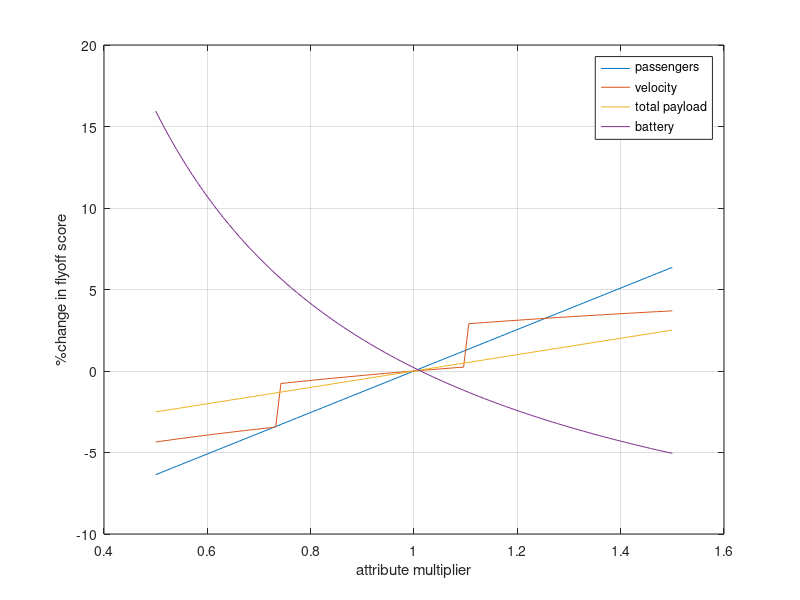

Write the MATLAB code that produced this figure.

scale = linspace(0.5,1.5);
max2 = 8/120;
max3 = 5*30/75;

%What variables should we change?
%velocity (ft/s), total payload capacity (lbs), battery capacity (Wh)

% 66 percent of 100Wh (max battery), we can't go over 100Wh 
battery_capacity = 67;
batt_capacities = (zeros(1,100) + battery_capacity).*scale;

%best guess for the amt of payload we might carry(based on last year)
payload_weight = 3;
payload_weights = (zeros(1,100) + payload_weight).*scale;

%time for max payload lap = 63 avg lap time for 15lb plane
velocity = 61;
velocities = (zeros(1,100) + velocity).*scale;

max_air_time = 300; %5 min max for all missions
turn180 = 7; %7 seconds average turn with payload
turn360 = 16.25; %16.35 seconds average 360 with payload
lap_time = 2*turn180 + turn360 + 2000/velocity;
laps = floor(max_air_time/lap_time);

%passengers weigh 0.085 lbs each, additional 2 lbs
passenger = 25;
passengers = (zeros(1,100) + passenger).*scale;

BASELINE_SCORE = 1 + ...
                 1 + (payload_weight/(3*lap_time))/max2 + ...
                 2 + (laps*passenger/100)/max3;

%doesn't go through zero cause of battery capacity i think, maybe the -1\

batt_scores = zeros(1,100); 
for i=1:100
    M1 = 1; 
    M2 = 1 + (payload_weight/(3*lap_time))/max2;
    batt_capacities(i)
    M3 = 2 + (laps*passenger/batt_capacities(i))/max3
    total_score = M1 + M2 + M3;
    batt_scores(i) = 100*(total_score/BASELINE_SCORE -1.05);
end

payload_scores = zeros(1,100);
for i=1:100
    M1 = 1; 
    M2 = 1 + (payload_weights(i)/(3*lap_time))/max2;
    M3 = 2 + (laps*passenger/100)/max3;
    total_score = M1 + M2 + M3; 
    payload_scores(i) = 100*(total_score/BASELINE_SCORE -1);
end

velocity_scores = zeros(1,100);
for i=1:100

    lap_time = 2*turn180 + turn360 + 2000/velocities(i);
    laps = floor(max_air_time/lap_time);

    M1 = 1; 
    M2 = 1 + (payload_weight/(3*lap_time))/max2;
    M3 = 2 + (laps*passenger/100)/max3;
    total_score = M1 + M2 + M3; 
    velocity_scores(i) = 100*(total_score/BASELINE_SCORE -1);
end

BASELINE_SCORE = 1 + ...
                 1 + (payload_weight/(3*lap_time))/max2 + ...
                 2 + (laps*passenger/100)/max3;

passenger_scores = zeros(1,100);
for i=1:100
    M1 = 1; 
    M2 = 1 + (payload_weight/(3*lap_time))/max2;
    M3 = 2 + (laps*passengers(i)/100)/max3;
    total_score = M1 + M2 + M3; 
    passenger_scores(i) = 100*(total_score/BASELINE_SCORE -1);
end

plot(scale, passenger_scores)
hold on 
plot(scale, velocity_scores)
hold on
plot(scale, payload_scores)
hold on
plot(scale, batt_scores)
grid on
xlabel('attribute multiplier') 
ylabel('%change in flyoff score') 
legend({'passengers','velocity','total payload','battery'},'Location','northeast')

